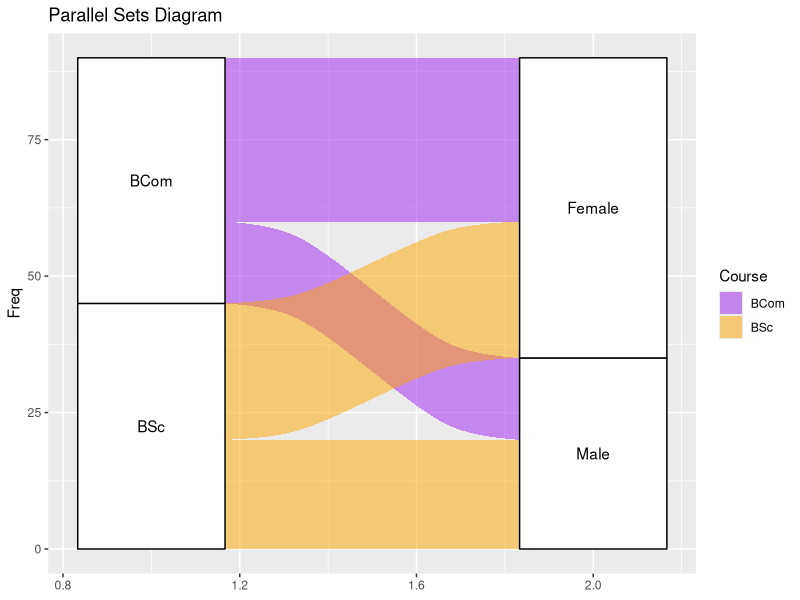

Recreate this plot in R.
#5 parallel sets
library(ggplot2)
library(ggalluvial)

data <- data.frame(
  Course = c("BSc", "BSc", "BCom", "BCom"),
  Gender = c("Male", "Female", "Male", "Female"),
  Freq = c(20, 25, 15, 30)
)

ggplot(data,
       aes(axis1 = Course, axis2 = Gender, y = Freq)) +
  geom_alluvium(aes(fill = Course)) +
  geom_stratum() +
  geom_text(stat = "stratum", aes(label = after_stat(stratum))) +
  scale_fill_manual(values = c("purple", "orange")) +
  labs(title = "Parallel Sets Diagram")